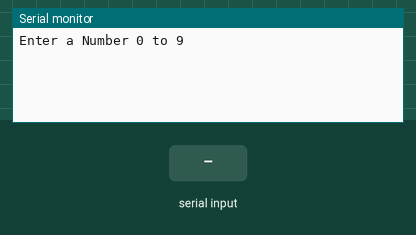
This sketch was run on a simulated Arduino Uno, built with avr-gcc and run on an emulated ATmega328P. Parts: the last lines printed to the serial monitor. The test bench sets the inputs (shaded band).

Above: at 1.2 s.
1.3 s: "1" received over Serial
At 2.4 s:
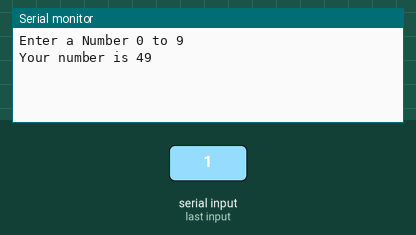
2.8 s: "0" received over Serial
At 3.6 s:
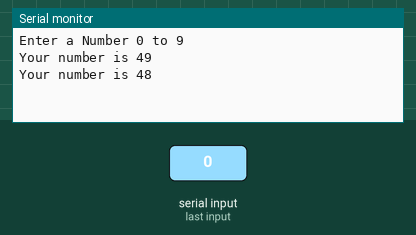
4.3 s: "2" received over Serial
At 4.7 s:
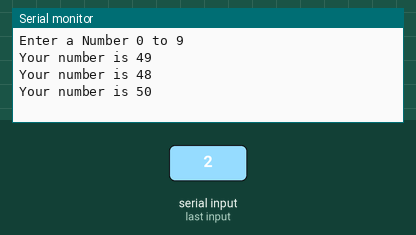

Measured:
- after the input at 1.3 s, the serial monitor: prints a new line at once (image 1)
- after the input at 2.8 s, the serial monitor: prints a new line at once (image 2)
- after the input at 4.3 s, the serial monitor: prints a new line at once (image 3)

The sketch:

read_my_input.ino
```cpp
/*
 * Read my input from serial monitor
 */
void setup() {
  Serial.begin(9600);
  while (! Serial); // Wait until Serial is ready -
  Serial.println("Enter a Number 0 to 9");
}

void loop() {
 if (Serial.available())
  {
    char ch = Serial.read();
    if (ch >= '0' && ch <= '9')
    {
      int myInput = ch;
      Serial.print("Your number is ");
      Serial.println(myInput);
    }
  }

}
```
